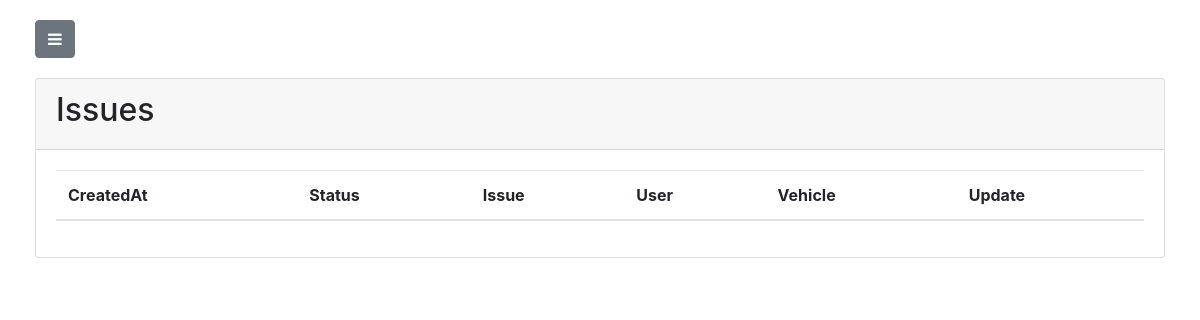
Page /repair/issues (signed in) on the earlier database version.
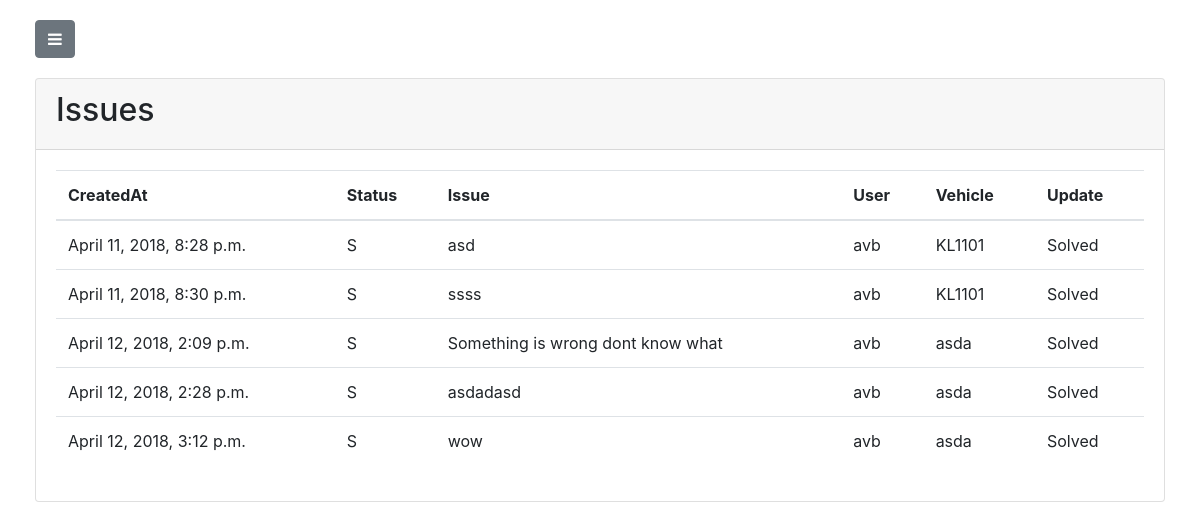
Same page on the later database version.
### repair/models.py (models this page shows, shortened)
class Repair(models.Model):
    registeredDate=models.DateTimeField(default=timezone.now)
    status_CHOICES=(
        ('S','solved'),
        ('NS','not solved')
    )
    status=models.CharField(
        max_length=2,
        choices=status_CHOICES,
        default='NS',
    )
    registeredUser=models.ForeignKey(User,default=None,on_delete=models.CASCADE)
    vehicle=models.ForeignKey(Vehicle,on_delete=models.CASCADE)
    issue=models.CharField(max_length=1000)

### vehicle/models.py (models this page shows, shortened)
class Vehicle(models.Model):
    VEHICLE_STATUS_CHOICES = (
        ('B', 'Booked'),
        ('NB', 'Not Booked'),
    )
    INSURANCE_STATUS_CHOICES = (
        ('U','Updated'),
        ('NU','Not Updated'),
    )
    VEHICLE_TYPE_CHOICES = (
        ('P','Passenger'),
        ('T','Truck'),
        ('C','Construction'),
    )
    owner = models.CharField(max_length=200,default='')
    cost_per_km = models.DecimalField(max_digits=20,default=0,decimal_places=3)
    price = models.DecimalField(max_digits=20,default="0",decimal_places=3)
    registration_plate = models.CharField(max_length=200,default='')
    vehicle_status = models.CharField(max_length=2,default='NB',choices=VEHICLE_STATUS_CHOICES)
    insurance_status = models.CharField(max_length=2,default='NU',choices=INSURANCE_STATUS_CHOICES)
    no_of_km_travelled = models.DecimalField(max_digits=20,default=0,decimal_places=0)
    fuel_type = models.CharField(max_length=200,default='petrol')
    mileage = models.DecimalField(max_digits=20,default=0,decimal_places=0)
    vehicle_type = models.CharField(max_length=1,default='P',choices=VEHICLE_TYPE_CHOICES)

### repair/views.py (the view)
# urls.py: path('issues',views.issues,name='issues'),
def issues(request):
    if request.POST:
        return render(request,'repair/index.html',{'form':form})
    else:
        repairsList = Repair.objects.all()
        return render(request,'repair/issues.html',{ 'repairsList' : repairsList})

### repair/templates/repair/issues.html (shortened to what this page needs)
{% load staticfiles %}
{% load crispy_forms_tags %}
<!DOCTYPE html>
<html lang="en">
<head>
    <link href="{% static 'vendor/bootstrap/css/bootstrap.min.css' %}" rel="stylesheet">
    <link rel="stylesheet" href="https://maxcdn.bootstrapcdn.com/bootstrap/4.0.0/css/bootstrap.min.css">
    <link rel="stylesheet" href="https://cdnjs.cloudflare.com/ajax/libs/font-awesome/4.7.0/css/font-awesome.css">
    <link href="{% static 'css/simple-sidebar.css' %}" rel="stylesheet">
</head>
<body>
{% if user.is_authenticated %}
    <div id="wrapper">
        <div id="page-content-wrapper">
            <div class="container-fluid">
                <div class="row nav">
                    <div class="col-md-2">
                        <a href="#menu-toggle" class="btn btn-secondary" id="menu-toggle"><i class="fa fa-bars"></i></a>
                    </div>
                </div>
                <div class="row">
                    <div class="col-md-12">
                        <div class="card">
                            <div class="card-header">
                                <h2>Issues</h2>
                            </div>
                            <div class="card-body">
                                <table class="table">
                                  <thead>
                                    <tr>
                                      <th scope="col">CreatedAt</th>
                                      <th scope="col">Status</th>
                                      <th scope="col">Issue</th>
                                      <th scope="col">User</th>
                                      <th scope="col">Vehicle</th>
                                      <th scope="col">Update</th>
                                    </tr>
                                  </thead>
                                  <tbody>
                                    {% for issue in repairsList %}
                                    <tr>
                                      <td>{{issue.registeredDate}}</td>
                                      <td>{{issue.status}}</td>
                                      <td>{{issue.issue}}</td>
                                      <td>{{issue.registeredUser.username}}</td>
                                      <td>{{issue.vehicle.registration_plate}}</td>
                                      <td>{% if issue.status == "NS" %}
                                        <a href="/repair/update/{{issue.id}}"><input type="button" value="Complete" name="update" class="btn btn-primary" id="submit"/></a>
                                        {% else %}
                                            Solved
                                        {% endif %}
                                      </td>
                                    </tr>
                                    {% endfor %}
                                  </tbody>
                                </table>
                            </div>
                        </div>
                    </div>
                </div>
            </div>
        </div>
    </div>
{% else %}
<div class="jumbotron jumbotron-fluid">
    <div class="container">
        <h1 class="display-3">You are not logged in</h1>
    </div>
</div>
{% endif %}
</body>
</html>

### account/static/css/simple-sidebar.css (style rules this page uses)
body { overflow-x: hidden; }
#wrapper { padding-left: 0; -webkit-transition: all 0.5s ease; -moz-transition: all 0.5s ease; -o-transition: all 0.5s ease; transition: all 0.5s ease; }
#page-content-wrapper { width: 100%; position: absolute; padding: 15px; }
@media (min-width:768px) { #wrapper { padding-left: 0; } }
@media (min-width:768px) { #page-content-wrapper { padding: 20px; position: relative; } }

### repair/templates/repair/issues.html (style rules this page uses)
.nav { margin-bottom: 20px; }

Differences in the rows shown:
added Repair: registeredDate "April 11, 2018, 8:28 p.m.", status "S", issue "asd", registeredUser.username "avb", vehicle.registration_plate "KL1101", shows "Solved"
added Repair: registeredDate "April 11, 2018, 8:30 p.m.", status "S", issue "ssss", registeredUser.username "avb", vehicle.registration_plate "KL1101", shows "Solved"
added Repair: registeredDate "April 12, 2018, 2:09 p.m.", status "S", issue "Something is wrong dont know what", registeredUser.username "avb", vehicle.registration_plate "asda", shows "Solved"
added Repair: registeredDate "April 12, 2018, 2:28 p.m.", status "S", issue "asdadasd", registeredUser.username "avb", vehicle.registration_plate "asda", shows "Solved"
added Repair: registeredDate "April 12, 2018, 3:12 p.m.", status "S", issue "wow", registeredUser.username "avb", vehicle.registration_plate "asda", shows "Solved"
